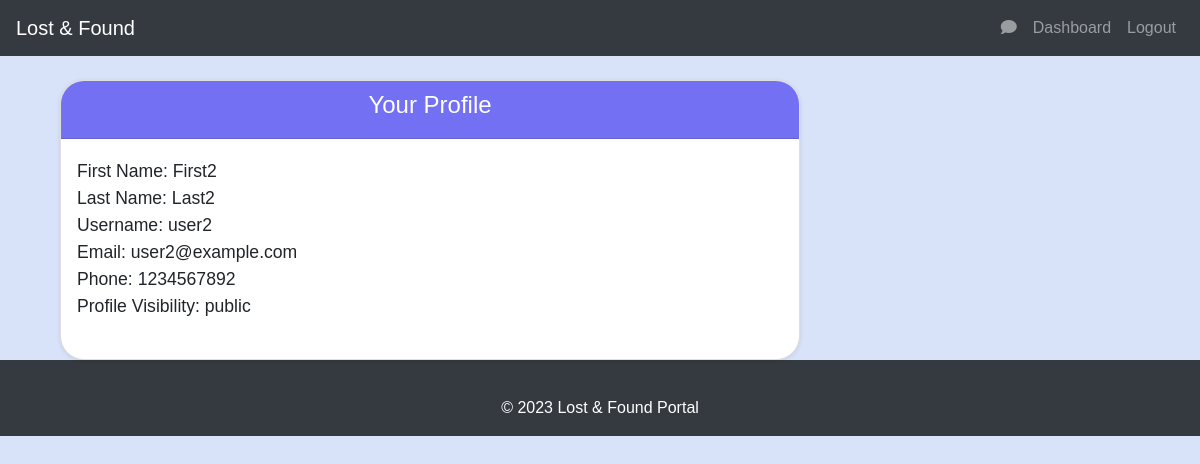
The page /profile (signed in) on the database its author committed.
### models.py (models this page shows, shortened)
class User(UserMixin, db.Model):
    id = db.Column(db.Integer, primary_key=True)
    first_name = db.Column(db.String(80), unique=False, nullable=False)
    last_name = db.Column(db.String(80), unique=False, nullable=False)
    username = db.Column(db.String(80), unique=True, nullable=False)
    created_at = db.Column(db.DateTime, default=datetime.utcnow)
    email = db.Column(db.String(120), unique=True, nullable=False, index=True, info={'unique_constraint': 'uq_email'})
    phone = db.Column(db.String(20), unique=True, nullable=False)
    password = db.Column(db.String(128), nullable=False)
    is_admin = db.Column(db.Boolean, default=False)
    last_login = db.Column(db.DateTime, nullable=True)
    is_active = db.Column(db.Boolean, default=True)
    email_verified = db.Column(db.Boolean, nullable=False, default=False)
    items = db.relationship('Item', backref='reporter', lazy=True)
    profile_visibility = db.Column(db.String(50), default='public', nullable=False)
    sent_messages = db.relationship('Message', foreign_keys='Message.sender_id', backref='sender', lazy='dynamic')
    received_messages = db.relationship('Message', foreign_keys='Message.receiver_id', backref='receiver',
                                        lazy='dynamic')
    claims = db.relationship('Claim', back_populates='user')
    PROFILE_VISIBILITY_CHOICES = ['public', 'private']

### app.py (the view)
@app.route('/profile')
@login_required
def profile():
    return render_template('profile.html')

### app.py (called while the page is built)
@app.before_request
def before_request():
    flask.g.start_time = time.time()

@app.after_request
def increment_request_count(response):
    http_requests_total.labels(method=request.method, endpoint=request.endpoint).inc()
    request_duration_seconds.observe(time.time() - flask.g.start_time)
    return response

@app.before_request
def make_session_permanent():
    session.permanent = True
    app.permanent_session_lifetime = timedelta(minutes=15)
    session.modified = True

@login_manager.user_loader
def load_user(user_id):
    return User.query.get(int(user_id))

@app.before_request
def before_request():
    if current_user.is_authenticated:
        g.unread_messages_count = Message.query.filter_by(receiver_id=current_user.id, is_read=False).count()
    else:
        g.unread_messages_count = 0

@app.context_processor
def inject_unread_messages_count():
    if current_user.is_authenticated:
        unread_messages_count = Message.query.filter_by(receiver_id=current_user.id, is_read=False).count()
    else:
        unread_messages_count = 0
    return dict(unread_messages_count=unread_messages_count)

### templates/profile.html (shortened to what this page needs)
{% extends "base.html" %}
{% block content %}
    <div class="container mt-4">
        <div class="card">
            <div class="card-header">
                <h4>Your Profile</h4>
            </div>
            <div class="card-body">
                <h5>First Name: {{ current_user.first_name }}</h5>
                <h5>Last Name: {{ current_user.last_name }}</h5>
                <h5>Username: {{ current_user.username }}</h5>
                <h5>Email: {{ current_user.email }}</h5>
                <h5>Phone: {{ current_user.phone }}</h5>
                <h5>Profile Visibility: {{ current_user.profile_visibility }}</h5>
            </div>
        </div>
    </div>
{% endblock %}

### templates/profile.html (style rules this page uses)
:root { --background: #D8E3FA; --gray: #EAEAEC; --primary: #29283F; --primary-violet: #7370F4; }
body { background-color: var(--background); font-family: 'Poppins', sans-serif; }
.container { margin-top: 20px; }
.card { border-radius: 24px; background-color: white; cursor: pointer; overflow: hidden; max-width: clamp(320px, 70vw, 740px); min-width: 320px; min-height: 280px; box-shadow: rgba(0, 0, 0, 0.1) 0px 1px 4px; }
.card-header { background-color: var(--primary-violet); color: white; padding: 10px; text-align: center; font-size: 1.5em; }
.card-body { padding: 16px; }
.card-body h5 { margin: 6px 0; font-size: 1.1em; }

### rows shown on the page
User: first_name "First2", last_name "Last2", username "user2", email "user2@example.com", phone "1234567892", profile_visibility "public"
